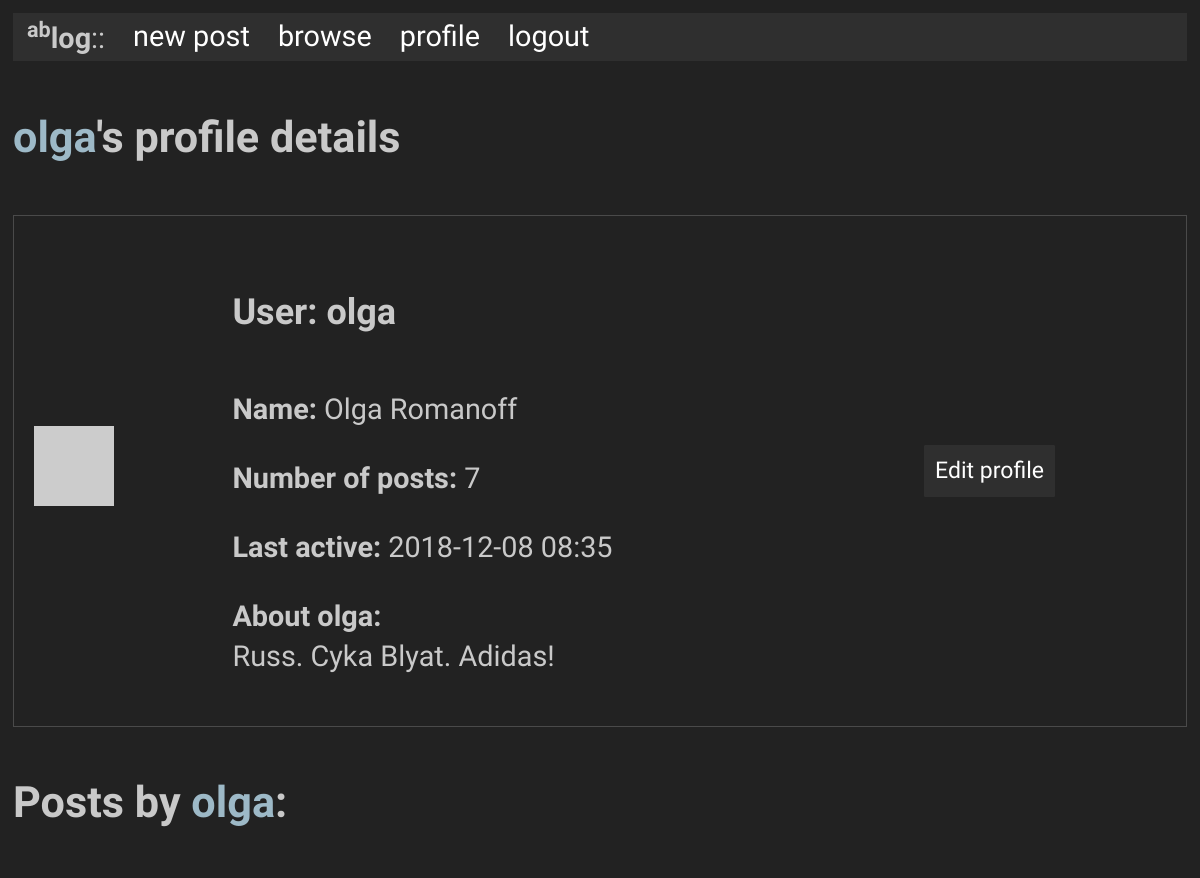
The page /user/olga (signed in, upper part) on the database as committed earlier.
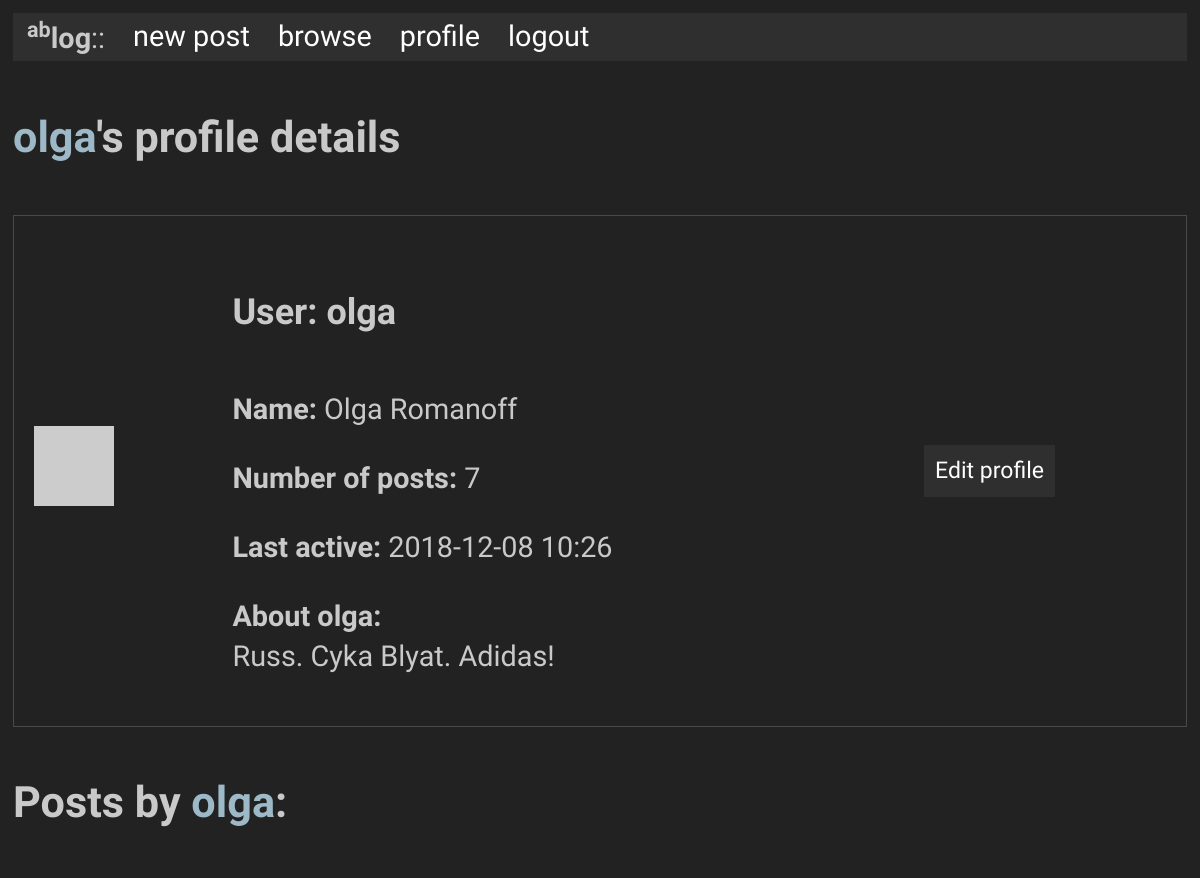
The same page on the database as committed later.
### app/models.py (models this page shows, shortened)
class User(UserMixin, db.Model):
    id            = db.Column(db.Integer, primary_key = True)
    username      = db.Column(db.String(64), index = True, unique = True)
    full_name     = db.Column(db.String(80), index = True)
    email         = db.Column(db.String(128), index = True, unique = True)
    password_hash = db.Column(db.String(128))
    posts         = db.relationship('Post', backref = 'author', lazy = 'dynamic')
    about_me      = db.Column(db.String(50))
    last_seen     = db.Column(db.DateTime, default=datetime.utcnow)
    """
    Generates password hash from password string
    """
    """
    Checks if provided password matches self.password_hash
    """
    """
    Fetches generated avatar from gravatar from hash, which is generated from email
    """
    def avatar(self, size = 64):
        digest = md5(self.email.lower().encode('utf-8')).hexdigest()
        return('https://gravatar.com/avatar/{}?d=retro&s={}'.format(digest, size))

### app/routes.py (the view)
@app.route('/user/<username>')
@login_required
def user(username):
    page        = request.args.get('page', 1, type = int)
    user        = User.query.filter_by(username = username).first_or_404()
    posts       = Post.query.filter_by(user_id = user.id).order_by(Post.timestamp.desc())
    n_posts     = posts.count()
    posts       = posts.paginate(page, app.config['POSTS_PER_PAGE'], False)
    next_url    = url_for('user', username = username, page = posts.next_num) if posts.has_next else None
    prev_url    = url_for('user', username = username, page = posts.prev_num) if posts.has_prev else None
    return(render_template('user.html', user = user, posts = posts.items, n_posts = n_posts, next_url = next_url, prev_url = prev_url))

### app/__init__.py (called while the page is built)
@app.template_filter('castdate')
def cast_date(dt):
    return(dt.strftime('%Y-%m-%d %H:%M'))

### app/models.py (called while the page is built)
@login.user_loader
def load_user(id):
    return User.query.get(int(id))

### app/routes.py (called while the page is built)
@app.before_request
def before_request():
    if current_user.is_authenticated:
        current_user.last_seen = datetime.utcnow()
        db.session.commit()

### app/templates/user.html (shortened to what this page needs)
{% extends "base.html" %}
{% from "_post.html" import render_post %}
{% from "_pagination.html" import render_pageset %}
{% block content %}
<h4><a id='inline-hyper' href="{{ url_for('user', username=user.username) }}">{{ user.username }}</a>'s profile details</h4>
  <table>
    <tr>
      <td valign="center"><img src="{{ user.avatar(228) }}"></td>
      <td>
        <h5>User: {{ user.username }}</h5>
        {% if user.full_name %}<p><b>Name:</b> {{ user.full_name }}</p>{% endif %}
        <p><b>Number of posts:</b> {{ n_posts }}</p>
        {% if user.last_seen %}<p><b>Last active:</b> {{ user.last_seen | castdate }}</p>{% endif %}
        {% if user.about_me %}<p><b>About {{ user.username }}:</b> <br>{{ user.about_me }}</p>{% endif %}
      </td>
      <td>
        {% if user == current_user %}
        <div class="button"><a href="{{ url_for('edit_profile') }}">Edit profile</a></div>
        {% endif %}
      </td>
    </tr>
  </table>
  <h4> Posts by <a id='inline-hyper' href="{{ url_for('user', username=user.username) }}">{{ user.username }}</a>:</h4>
{% endblock %}

Rows that differ between the two databases and show on the page:
changed User "olga": last_seen|castdate "2018-12-08 08:35" → "2018-12-08 10:26"
